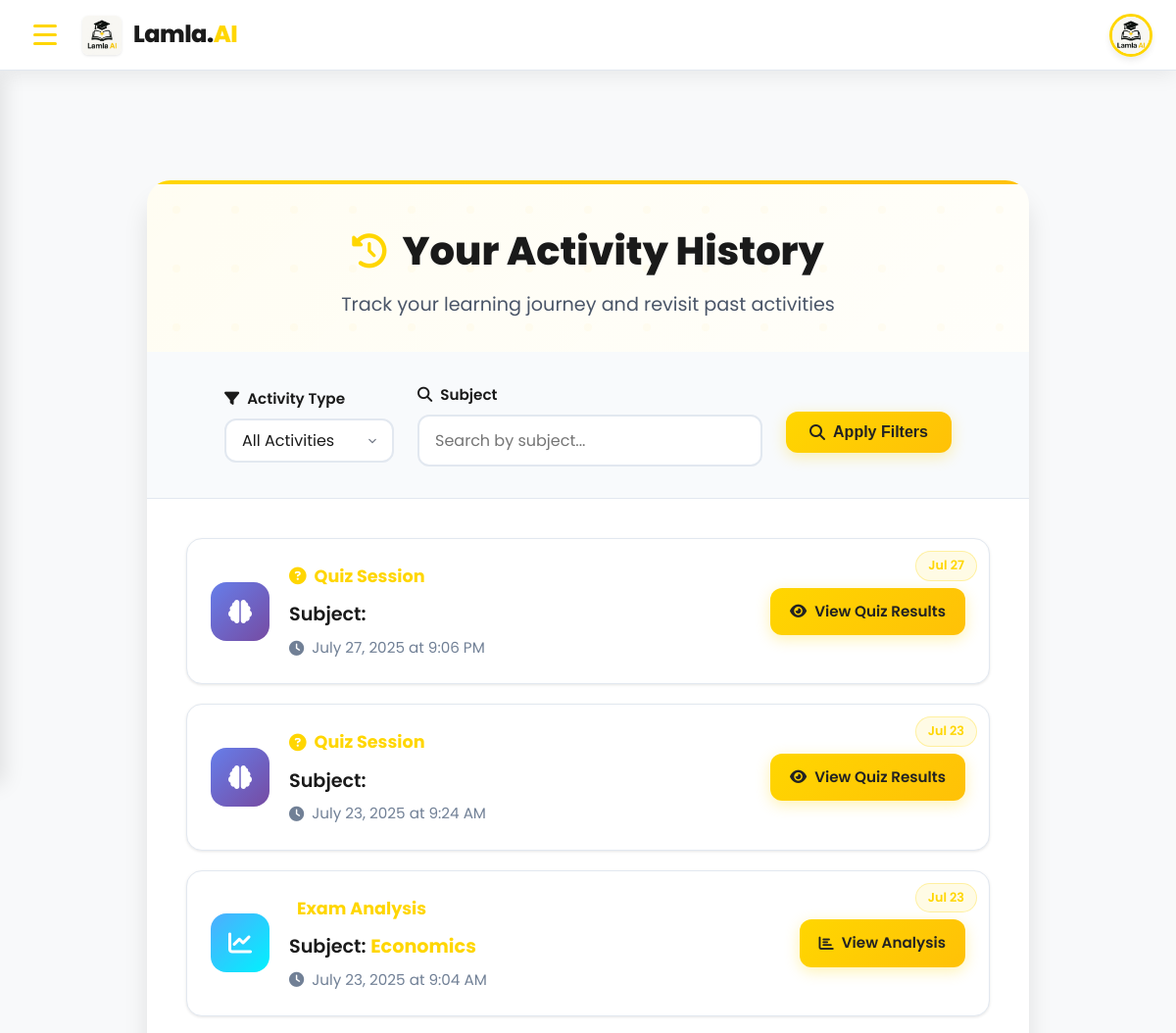
Before: /history/ (signed in, upper part) with the older database file.
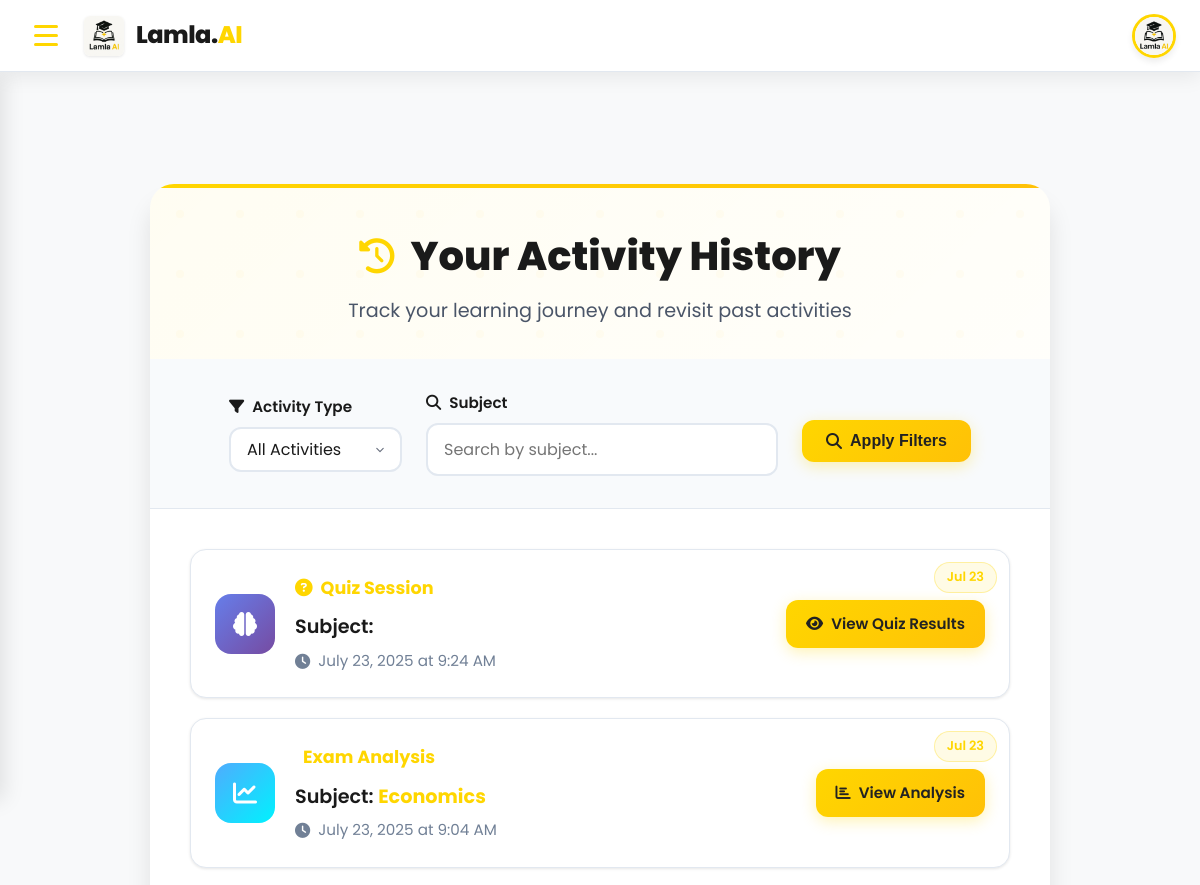
After: the same page with the newer database file.
### slides_analyzer/models.py (models this page shows, shortened)
class UserProfile(models.Model):
    user = models.OneToOneField(User, on_delete=models.CASCADE, related_name='profile')
    profile_picture = models.ImageField(
        upload_to='profile_pictures/',
        null=True,
        blank=True,
        help_text="Upload your profile picture (JPG, PNG, GIF up to 5MB)"
    )
    bio = models.TextField(max_length=500, blank=True, help_text="Tell us about yourself")
    created_at = models.DateTimeField(auto_now_add=True)
    updated_at = models.DateTimeField(auto_now=True)
    is_deleted = models.BooleanField(default=False, help_text="Soft-delete flag for manual admin use only")
    @property
    def profile_picture_url(self):
        if self.profile_picture and hasattr(self.profile_picture, 'url'):
            return self.profile_picture.url
        return '/static/images/default-avatar.png'

class QuizSession(models.Model):
    user = models.ForeignKey(User, on_delete=models.CASCADE, related_name='quiz_sessions')
    subject = models.CharField(max_length=100, blank=True, help_text="Subject/topic of the quiz", db_index=True)
    total_questions = models.IntegerField(default=0)
    correct_answers = models.IntegerField(default=0)
    score_percentage = models.DecimalField(max_digits=5, decimal_places=2, default=0)
    duration_minutes = models.IntegerField(default=0, help_text="Time taken in minutes")
    questions_data = models.JSONField(default=dict, help_text="Stored quiz questions and answers")
    user_answers = models.JSONField(default=dict, help_text="User's answers")
    created_at = models.DateTimeField(auto_now_add=True, db_index=True)
    class Meta:
        ordering = ['-created_at']
        verbose_name = "Quiz Session"
        verbose_name_plural = "Quiz Sessions"

class ExamAnalysis(models.Model):
    user = models.ForeignKey(User, on_delete=models.CASCADE, related_name='exam_analyses')
    subject = models.CharField(max_length=100, help_text="Subject being analyzed", db_index=True)
    documents_analyzed = models.ManyToManyField(ExamDocument, related_name='analyses')
    analysis_data = models.JSONField(default=dict, help_text="Analysis results including trends and predictions")
    created_at = models.DateTimeField(auto_now_add=True)
    class Meta:
        ordering = ['-created_at']
        verbose_name = "Exam Analysis"
        verbose_name_plural = "Exam Analyses"
        indexes = [
            models.Index(fields=['user', '-created_at']),
            models.Index(fields=['subject', '-created_at']),
        ]

### slides_analyzer/views.py (the view)
# urls.py: path('history/', views.history, name='history'),
def history(request):
    if not request.user.is_authenticated:
        return redirect('account_login')
    from .models import QuizSession, ExamAnalysis
    activity_type = request.GET.get('type', '').strip()
    subject_query = request.GET.get('subject', '').strip()
    quiz_sessions = list(QuizSession.objects.filter(user=request.user))
    exam_analyses = list(ExamAnalysis.objects.filter(user=request.user))
    all_activities = []
    for q in quiz_sessions:
        subject = q.subject or ''
        file_name = ''
        if q.questions_data and isinstance(q.questions_data, dict):
            file_name = q.questions_data.get('uploaded_file_name', '')
        all_activities.append({'type': 'quiz', 'obj': q, 'created_at': q.created_at, 'subject': subject, 'file_name': file_name})
    for a in exam_analyses:
        all_activities.append({'type': 'exam_analysis', 'obj': a, 'created_at': a.created_at, 'subject': a.subject or '', 'file_name': ''})
    if activity_type in ['quiz', 'exam_analysis']:
        all_activities = [a for a in all_activities if a['type'] == activity_type]
    if subject_query:
        all_activities = [a for a in all_activities if subject_query.lower() in (a['subject'] or '').lower()]
    all_activities.sort(key=lambda x: x['created_at'], reverse=True)
    return render(request, 'slides_analyzer/history.html', {
        'all_activities': all_activities,
        'current_type': activity_type,
        'current_subject': subject_query
    })

### slides_analyzer/context_processors.py (called while the page is built)
def user_profile(request):
    if request.user.is_authenticated:
        try:
            profile = request.user.profile
        except UserProfile.DoesNotExist:
            profile = UserProfile.objects.create(user=request.user)
        return {'user_profile': profile}
    return {'user_profile': None}

### slides_analyzer/templates/slides_analyzer/history.html (shortened to what this page needs)
{% extends "base.html" %}
{% load static %}
{% block content %}
<div class="history-page">
    <div class="history-wrapper">
        <div class="history-header">
            <h1 class="history-title">
                <i class="fas fa-history"></i>
                Your Activity History
            </h1>
            <p class="history-subtitle">Track your learning journey and revisit past activities</p>
        </div>
        <div class="filter-section">
            <form method="get" class="filter-form">
                <div class="filter-group">
                    <label class="filter-label">
                        <i class="fas fa-filter"></i>
                        Activity Type
                    </label>
                    <select name="type" class="filter-select">
                        <option value="" {% if not current_type %}selected{% endif %}>All Activities</option>
                    </select>
                </div>
                <div class="filter-group">
                    <label class="filter-label">
                        <i class="fas fa-search"></i>
                        Subject
                    </label>
                    <input type="text" name="subject" value="{{ current_subject }}" placeholder="Search by subject..." class="filter-input">
                </div>
                <div class="filter-actions">
                    <button type="submit" class="filter-btn">
                        <i class="fas fa-search"></i>
                        Apply Filters
                    </button>
                </div>
            </form>
        </div>
        <div class="activity-content">
            {% if all_activities %}
                <ul class="activity-list">
                    {% for activity in all_activities %}
                        <li class="activity-item">
                            <div class="activity-badge">
                                {{ activity.created_at|date:"M d" }}
                            </div>
                            <div class="activity-icon {{ activity.type }}">
                                {% if activity.type == 'quiz' %}
                                    <i class="fas fa-brain"></i>
                                {% elif activity.type == 'exam_analysis' %}
                                    <i class="fas fa-chart-line"></i>
                                {% endif %}
                            </div>
                            <div class="activity-details">
                                <div class="activity-type">
                                    {% if activity.type == 'quiz' %}
                                        <i class="fas fa-question-circle"></i>
                                        Quiz Session
                                    {% elif activity.type == 'exam_analysis' %}
                                        Exam Analysis
                                    {% endif %}
                                </div>
                                <div class="activity-subject">
                                    Subject: <span>{{ activity.subject }}</span>
                                </div>
                                <div class="activity-date">
                                    <i class="fas fa-clock"></i>
                                    {{ activity.created_at|date:"F d, Y \a\t g:i A" }}
                                </div>
                            </div>
                            <div class="activity-actions">
                                {% if activity.type == 'quiz' %}
                                    <a href="{% url 'quiz_results' %}" class="activity-link">
                                        <i class="fas fa-eye"></i>
                                        View Quiz Results
                                    </a>
                                {% elif activity.type == 'exam_analysis' %}
                                    <a href="{% url 'exam_analysis_results' activity.obj.id %}" class="activity-link">
                                        <i class="fas fa-chart-bar"></i>
                                        View Analysis
                                    </a>
                                {% endif %}
                            </div>
                        </li>
                    {% endfor %}
                </ul>
            {% endif %}
        </div>
    </div>
</div>
{% endblock %}

### templates/base.html (shortened to what this page needs)
{% load static %}
<!DOCTYPE html>
<html lang="en">
<head>
    <link rel="stylesheet" href="https://cdnjs.cloudflare.com/ajax/libs/font-awesome/6.4.0/css/all.min.css">
    <link href="https://unpkg.com/aos@2.3.1/dist/aos.css" rel="stylesheet">
    <link rel="stylesheet" href="{% static 'slide_analyzer/css/main.css' %}">
</head>
<body>
    <div class="background-shapes">
    </div>
    <header class="navbar">
        <div class="navbar-left">
            <button class="navbar-hamburger" id="navbar-hamburger" aria-label="Toggle navigation menu">
                <span></span>
                <span></span>
                <span></span>
            </button>
            <a href="{% url 'home' %}" class="logo">
                <img src="{% static 'slide_analyzer/images/lamla_logo.png' %}" alt="Lamla AI Logo">
                <span>Lamla.<span style="color: var(--primary-color);">AI</span></span>
            </a>
        </div>
        <div class="navbar-profile">
            {% if user.is_authenticated and user_profile %}
                <img src="{{ user_profile.profile_picture_url }}" alt="Profile" class="navbar-profile-pic">
            {% else %}
                <img src="{% static 'slide_analyzer/images/profile_default.png' %}" alt="Profile" class="navbar-profile-pic">
            {% endif %}
        </div>
    </header>
    <div class="main-content" id="mainContent">
        {% block content %}{% endblock %}
    </div>
</body>
</html>

### static/slide_analyzer/css/main.css (style rules this page uses)
:root { --primary-yellow: #FFD600; --primary-yellow-dark: #FDC72B; --primary-yellow-light: #FFFBF0; --primary-black: #222222; --primary-black-light: #333333; --primary-black-dark: #111111; --bg-primary: #FFFFFF; --bg-secondary: #F8F9FA; --bg-tertiary: #ECF0F1; --bg-dark: #222222; --text-primary: #222222; --text-secondary: #555555; --text-muted: #888888; --text-light: #FFFFFF; --text-yellow: #FFD600; --border-light: #E5E5E5; --border-medium: #CCCCCC; --border-dark: #999999; --shadow-sm: 0 2px 4px rgba(0, 0, 0, 0.05); --shadow-md: 0 4px 8px rgba(0, 0, 0, 0.1); --shadow-lg: 0 8px 16px rgba(0, 0, 0, 0.15); --shadow-xl: 0 12px 24px rgba(0, 0, 0, 0.2); --spacing-xs: 0.25rem; --spacing-sm: 0.5rem; --spacing-md: 1rem; --spacing-lg: 1.5rem; --spacing-xl: 2rem; --spacing-2xl: 3rem; --spacing-3xl: 4rem; --radius-sm: 4px; --radius-md: 8px; --radius-lg: 12px; --radius-xl: 16px; --radius-2xl: 24px; --font-family: 'Poppins', -apple-system, BlinkMacSystemFont, 'Segoe UI', Roboto, sans-serif; --font-size-xs: 0.75rem; --font-size-sm: 0.875rem; --font-size-base: 1rem; --font-size-lg: 1.125rem; --font-size-xl: 1.25rem; --font-size-2xl: 1.5rem; --font-size-3xl: 1.875rem; --font-size-4xl: 2.25rem; --font-weight-normal: 400; --font-weight-medium: 500; --font-weight-semibold: 600; --font-weight-bold: 700; --transition-fast: 0.15s ease; --transition-normal: 0.3s ease; --transition-slow: 0.5s ease; --z-dropdown: 1000; --z-sticky: 1020; --z-fixed: 1030; --z-modal-backdrop: 1040; --z-modal: 1050; --z-popover: 1060; --z-tooltip: 1070; }
* { box-sizing: border-box; }
html { scroll-behavior: smooth; font-size: 16px; }
body { font-family: var(--font-family); font-size: var(--font-size-base); line-height: 1.6; color: var(--text-primary); background-color: var(--bg-secondary); margin: 0; padding: 0; -webkit-font-smoothing: antialiased; -moz-osx-font-smoothing: grayscale; }
h1, h2, h3, h4, h5, h6 { font-family: var(--font-family); font-weight: var(--font-weight-bold); line-height: 1.2; margin: 0 0 var(--spacing-md) 0; color: var(--text-primary); }
h1 { font-size: var(--font-size-4xl); }
p { margin: 0 0 var(--spacing-md) 0; color: var(--text-secondary); }
a { color: var(--primary-yellow); text-decoration: none; transition: color var(--transition-fast); }
.navbar { position: fixed; top: 0; left: 0; right: 0; height: 60px; background: var(--bg-primary); border-bottom: 1px solid var(--border-light); display: flex; align-items: center; justify-content: space-between; padding: 0 24px; z-index: 999; transition: left 0.2s ease; }
.navbar-left { display: flex; align-items: center; }
.main-content { margin-left: 260px; margin-top: 60px; padding: 24px; min-height: calc(100vh - 60px); background: var(--bg-secondary); transition: margin-left 0.2s ease; }

Changed rows visible on the page:
removed QuizSession: created_at "Jul 27", shows "Quiz Session", created_at "July 27, 2025 at 9:06 PM", shows "View Quiz Results"
